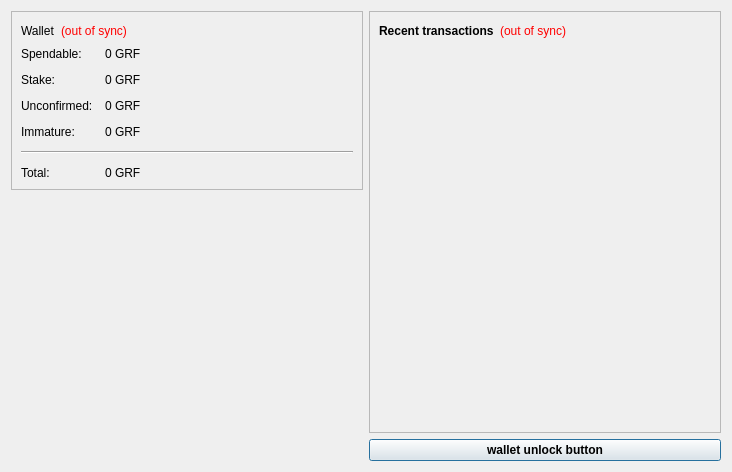
<?xml version="1.0" encoding="UTF-8"?>
<ui version="4.0">
 <class>OverviewPage</class>
 <widget class="QWidget" name="OverviewPage">
  <property name="geometry">
   <rect>
    <x>0</x>
    <y>0</y>
    <width>732</width>
    <height>472</height>
   </rect>
  </property>
  <property name="windowTitle">
   <string>Form</string>
  </property>
  <layout class="QHBoxLayout" name="horizontalLayout" stretch="0,0">
   <item>
    <layout class="QVBoxLayout" name="verticalLayout_2">
     <item>
      <widget class="QFrame" name="frame">
       <property name="frameShape">
        <enum>QFrame::StyledPanel</enum>
       </property>
       <property name="frameShadow">
        <enum>QFrame::Raised</enum>
       </property>
       <layout class="QVBoxLayout" name="verticalLayout_4">
        <item>
         <layout class="QHBoxLayout" name="horizontalLayout_4">
          <item>
           <widget class="QLabel" name="label_5">
            <property name="font">
             <font>
              <weight>50</weight>
              <bold>false</bold>
             </font>
            </property>
            <property name="text">
             <string>Wallet</string>
            </property>
           </widget>
          </item>
          <item>
           <widget class="QLabel" name="labelWalletStatus">
            <property name="toolTip">
             <string>The displayed information may be out of date. Your wallet automatically synchronizes with the graffiti network after a connection is established, but this process has not completed yet.</string>
            </property>
            <property name="styleSheet">
             <string notr="true">QLabel { color: red; }</string>
            </property>
            <property name="text">
             <string notr="true">(out of sync)</string>
            </property>
            <property name="alignment">
             <set>Qt::AlignLeading|Qt::AlignLeft|Qt::AlignVCenter</set>
            </property>
           </widget>
          </item>
          <item>
           <spacer name="horizontalSpacer_2">
            <property name="orientation">
             <enum>Qt::Horizontal</enum>
            </property>
            <property name="sizeHint" stdset="0">
             <size>
              <width>40</width>
              <height>20</height>
             </size>
            </property>
           </spacer>
          </item>
         </layout>
        </item>
        <item>
         <layout class="QFormLayout" name="formLayout_2">
          <property name="fieldGrowthPolicy">
           <enum>QFormLayout::AllNonFixedFieldsGrow</enum>
          </property>
          <property name="horizontalSpacing">
           <number>12</number>
          </property>
          <property name="verticalSpacing">
           <number>12</number>
          </property>
          <item row="0" column="0">
           <widget class="QLabel" name="label">
            <property name="text">
             <string>Spendable:</string>
            </property>
           </widget>
          </item>
          <item row="0" column="1">
           <widget class="QLabel" name="labelBalance">
            <property name="font">
             <font>
              <weight>50</weight>
              <bold>false</bold>
             </font>
            </property>
            <property name="cursor">
             <cursorShape>IBeamCursor</cursorShape>
            </property>
            <property name="toolTip">
             <string>Your current spendable balance</string>
            </property>
            <property name="text">
             <string notr="true">0 GRF</string>
            </property>
            <property name="textInteractionFlags">
             <set>Qt::LinksAccessibleByMouse|Qt::TextSelectableByKeyboard|Qt::TextSelectableByMouse</set>
            </property>
           </widget>
          </item>
          <item row="1" column="0">
           <widget class="QLabel" name="label_6">
            <property name="text">
             <string>Stake:</string>
            </property>
           </widget>
          </item>
          <item row="1" column="1">
           <widget class="QLabel" name="labelStake">
            <property name="font">
             <font>
              <weight>50</weight>
              <bold>false</bold>
             </font>
            </property>
            <property name="cursor">
             <cursorShape>IBeamCursor</cursorShape>
            </property>
            <property name="toolTip">
             <string>Total of coins that was staked, and do not yet count toward the current balance</string>
            </property>
            <property name="text">
             <string notr="true">0 GRF</string>
            </property>
            <property name="textInteractionFlags">
             <set>Qt::LinksAccessibleByMouse|Qt::TextSelectableByKeyboard|Qt::TextSelectableByMouse</set>
            </property>
           </widget>
          </item>
          <item row="2" column="0">
           <widget class="QLabel" name="label_3">
            <property name="text">
             <string>Unconfirmed:</string>
            </property>
           </widget>
          </item>
          <item row="2" column="1">
           <widget class="QLabel" name="labelUnconfirmed">
            <property name="font">
             <font>
              <weight>50</weight>
              <bold>false</bold>
             </font>
            </property>
            <property name="cursor">
             <cursorShape>IBeamCursor</cursorShape>
            </property>
            <property name="toolTip">
             <string>Total of transactions that have yet to be confirmed, and do not yet count toward the current balance</string>
            </property>
            <property name="text">
             <string notr="true">0 GRF</string>
            </property>
            <property name="textInteractionFlags">
             <set>Qt::LinksAccessibleByMouse|Qt::TextSelectableByKeyboard|Qt::TextSelectableByMouse</set>
            </property>
           </widget>
          </item>
          <item row="3" column="0">
           <widget class="QLabel" name="labelImmatureText">
            <property name="text">
             <string>Immature:</string>
            </property>
           </widget>
          </item>
          <item row="3" column="1">
           <widget class="QLabel" name="labelImmature">
            <property name="font">
             <font>
              <weight>50</weight>
              <bold>false</bold>
             </font>
            </property>
            <property name="toolTip">
             <string>Mined balance that has not yet matured</string>
            </property>
            <property name="text">
             <string notr="true">0 GRF</string>
            </property>
            <property name="textInteractionFlags">
             <set>Qt::LinksAccessibleByMouse|Qt::TextSelectableByKeyboard|Qt::TextSelectableByMouse</set>
            </property>
           </widget>
          </item>
          <item row="4" column="0" colspan="2">
           <widget class="Line" name="line">
            <property name="orientation">
             <enum>Qt::Horizontal</enum>
            </property>
           </widget>
          </item>
          <item row="5" column="0">
           <widget class="QLabel" name="labelTotalText">
            <property name="text">
             <string>Total:</string>
            </property>
           </widget>
          </item>
          <item row="5" column="1">
           <widget class="QLabel" name="labelTotal">
            <property name="font">
             <font>
              <weight>50</weight>
              <bold>false</bold>
             </font>
            </property>
            <property name="cursor">
             <cursorShape>IBeamCursor</cursorShape>
            </property>
            <property name="toolTip">
             <string>Your current total balance</string>
            </property>
            <property name="text">
             <string notr="true">0 GRF</string>
            </property>
            <property name="textInteractionFlags">
             <set>Qt::LinksAccessibleByMouse|Qt::TextSelectableByKeyboard|Qt::TextSelectableByMouse</set>
            </property>
           </widget>
          </item>
         </layout>
        </item>
       </layout>
      </widget>
     </item>
     <item>
      <spacer name="verticalSpacer_4">
       <property name="orientation">
        <enum>Qt::Vertical</enum>
       </property>
       <property name="sizeHint" stdset="0">
        <size>
         <width>20</width>
         <height>40</height>
        </size>
       </property>
      </spacer>
     </item>
     <item>
      <widget class="QLabel" name="label_2">
       <property name="text">
        <string/>
       </property>
       <property name="pixmap">
        <pixmap resource="../bitcoin.qrc">:/images/wallet_logo</pixmap>
       </property>
       <property name="alignment">
        <set>Qt::AlignCenter</set>
       </property>
      </widget>
     </item>
     <item>
      <spacer name="verticalSpacer">
       <property name="orientation">
        <enum>Qt::Vertical</enum>
       </property>
       <property name="sizeHint" stdset="0">
        <size>
         <width>20</width>
         <height>40</height>
        </size>
       </property>
      </spacer>
     </item>
    </layout>
   </item>
   <item>
    <layout class="QVBoxLayout" name="verticalLayout_3">
     <item>
      <widget class="QFrame" name="frame_2">
       <property name="frameShape">
        <enum>QFrame::StyledPanel</enum>
       </property>
       <property name="frameShadow">
        <enum>QFrame::Raised</enum>
       </property>
       <layout class="QVBoxLayout" name="verticalLayout">
        <item>
         <layout class="QHBoxLayout" name="horizontalLayout_2">
          <item>
           <widget class="QLabel" name="label_4">
            <property name="text">
             <string>&lt;b&gt;Recent transactions&lt;/b&gt;</string>
            </property>
           </widget>
          </item>
          <item>
           <widget class="QLabel" name="labelTransactionsStatus">
            <property name="toolTip">
             <string>The displayed information may be out of date. Your wallet automatically synchronizes with the graffiti network after a connection is established, but this process has not completed yet.</string>
            </property>
            <property name="styleSheet">
             <string notr="true">QLabel { color: red; }</string>
            </property>
            <property name="text">
             <string notr="true">(out of sync)</string>
            </property>
            <property name="alignment">
             <set>Qt::AlignRight|Qt::AlignTrailing|Qt::AlignVCenter</set>
            </property>
           </widget>
          </item>
          <item>
           <spacer name="horizontalSpacer">
            <property name="orientation">
             <enum>Qt::Horizontal</enum>
            </property>
            <property name="sizeHint" stdset="0">
             <size>
              <width>40</width>
              <height>20</height>
             </size>
            </property>
           </spacer>
          </item>
         </layout>
        </item>
        <item>
         <widget class="QListView" name="listTransactions">
          <property name="styleSheet">
           <string notr="true">QListView { background: transparent; }</string>
          </property>
          <property name="frameShape">
           <enum>QFrame::NoFrame</enum>
          </property>
          <property name="verticalScrollBarPolicy">
           <enum>Qt::ScrollBarAlwaysOff</enum>
          </property>
          <property name="horizontalScrollBarPolicy">
           <enum>Qt::ScrollBarAlwaysOff</enum>
          </property>
          <property name="selectionMode">
           <enum>QAbstractItemView::NoSelection</enum>
          </property>
         </widget>
        </item>
       </layout>
      </widget>
     </item>
     <item>
      <widget class="QPushButton" name="unlockWalletButton">
       <property name="sizePolicy">
        <sizepolicy hsizetype="Minimum" vsizetype="Fixed">
         <horstretch>0</horstretch>
         <verstretch>0</verstretch>
        </sizepolicy>
       </property>
       <property name="maximumSize">
        <size>
         <width>16777214</width>
         <height>16777214</height>
        </size>
       </property>
       <property name="font">
        <font>
         <weight>75</weight>
         <bold>true</bold>
        </font>
       </property>
       <property name="toolTip">
        <string/>
       </property>
       <property name="text">
        <string>wallet unlock button</string>
       </property>
       <property name="checkable">
        <bool>false</bool>
       </property>
       <property name="autoDefault">
        <bool>false</bool>
       </property>
       <property name="default">
        <bool>true</bool>
       </property>
       <property name="flat">
        <bool>false</bool>
       </property>
      </widget>
     </item>
    </layout>
   </item>
  </layout>
 </widget>
 <resources>
  <include location="../bitcoin.qrc"/>
 </resources>
 <connections/>
</ui>
